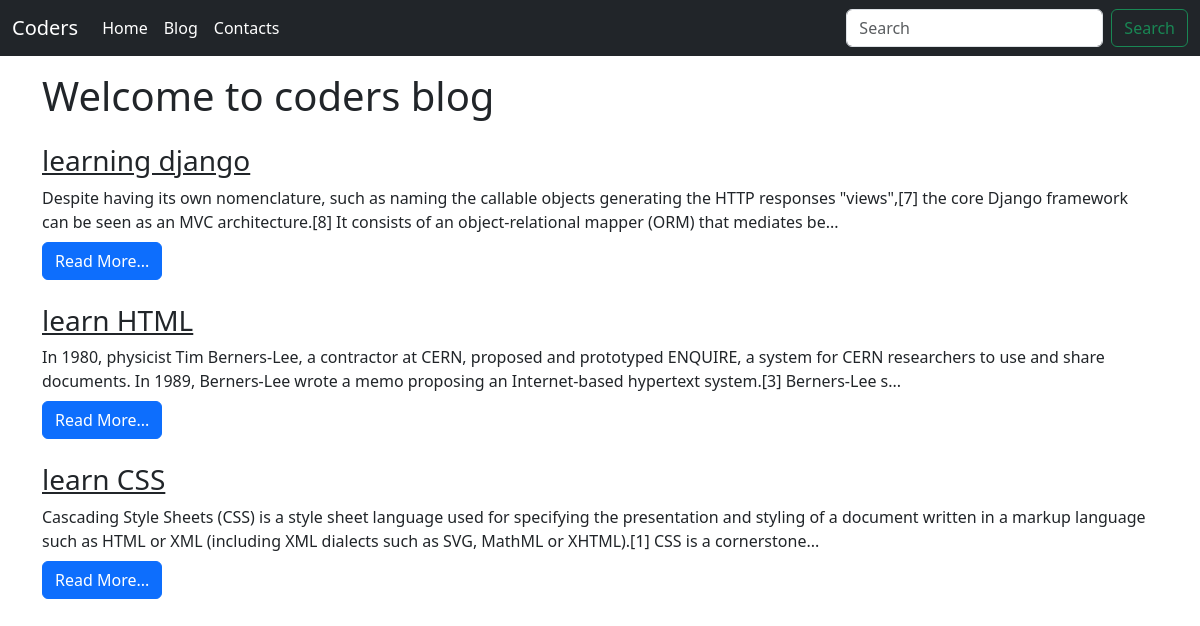
/blog/, run on an earlier commit of the app's database.
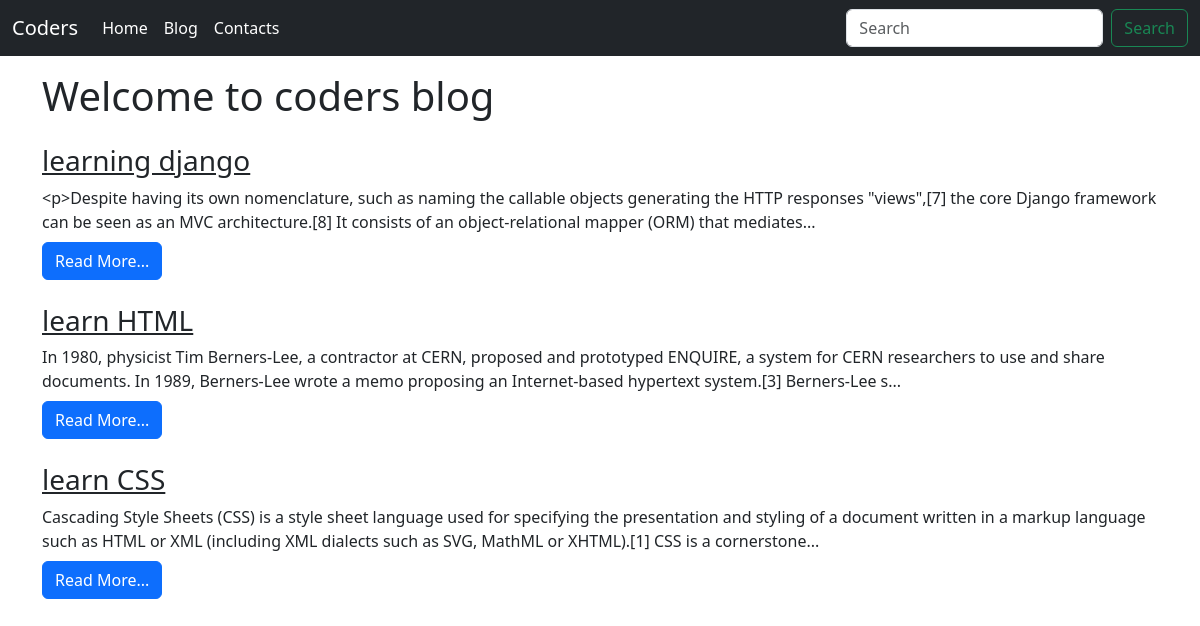
And on a later commit of the database.
### blog/models.py (models this page shows)
class Blog(models.Model):
    cno=models.AutoField(primary_key=True)
    title=models.CharField(max_length=200)
    content=models.TextField()
    slug=models.CharField(max_length=100)
    time=models.DateTimeField(auto_now_add=True)

### blog/views.py (the view)
# urls.py: 2. Add a URL to urlpatterns:  path('blog/', include('blog.urls'))
def blog(request):
    blogs=Blog.objects.all()
    context={'blogs':blogs}
    return render(request,'bloghome.html',context)

### templates/bloghome.html
{% extends "base.html" %} {% block body %}
<div class="container">
  <h1 class="my-3">Welcome to coders blog</h1>
  {% for blog in blogs %}
  <div class="my-4">
    <h3 class="text-dark"><a class="text-dark"href="/blogpost/{{blog.slug}}">{{blog.title}}</a></h3>
    <div class="my-2">
        {{blog.content | slice:245}}...
    </div>
    <a href="/blogpost/{{blog.slug}}"class="text-dark"><button class="btn btn-primary">Read More...</button></a>
  </div>
  {% endfor %}
</div>
{% endblock body %}

What changed in the data, as far as the page shows it:
changed Blog "learning django": content "Despite having its own nomenclature, such as naming the callable objects generating the HTTP responses \"views\",[7] the core Django framework can be seen as an MVC architecture.[8] It consists of an object-relational mapper (ORM) that mediates be" → "<p>Despite having its own nomenclature, such as naming the callable objects generating the HTTP responses \"views\",[7] the core Django framework can be seen as an MVC architecture.[8] It consists of an object-relational mapper (ORM) that mediates"
